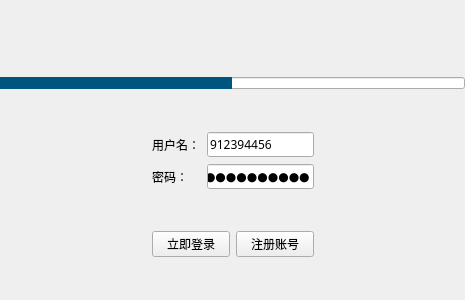
<?xml version="1.0" encoding="UTF-8"?>
<ui version="4.0">
 <class>MainWindow</class>
 <widget class="QMainWindow" name="MainWindow">
  <property name="enabled">
   <bool>true</bool>
  </property>
  <property name="geometry">
   <rect>
    <x>0</x>
    <y>0</y>
    <width>465</width>
    <height>300</height>
   </rect>
  </property>
  <property name="sizePolicy">
   <sizepolicy hsizetype="Fixed" vsizetype="Fixed">
    <horstretch>0</horstretch>
    <verstretch>0</verstretch>
   </sizepolicy>
  </property>
  <property name="minimumSize">
   <size>
    <width>465</width>
    <height>300</height>
   </size>
  </property>
  <property name="maximumSize">
   <size>
    <width>471</width>
    <height>300</height>
   </size>
  </property>
  <property name="windowTitle">
   <string>登录</string>
  </property>
  <property name="windowIcon">
   <iconset resource="res.qrc">
    <normaloff>:/image/ico</normaloff>:/image/ico</iconset>
  </property>
  <widget class="QWidget" name="centralWidget">
   <layout class="QGridLayout" name="gridLayout">
    <property name="leftMargin">
     <number>0</number>
    </property>
    <property name="topMargin">
     <number>0</number>
    </property>
    <property name="rightMargin">
     <number>0</number>
    </property>
    <property name="bottomMargin">
     <number>0</number>
    </property>
    <property name="spacing">
     <number>0</number>
    </property>
    <item row="6" column="1">
     <layout class="QHBoxLayout" name="horizontalLayout">
      <item>
       <widget class="QPushButton" name="loginPushButton">
        <property name="font">
         <font>
          <family>微软雅黑</family>
         </font>
        </property>
        <property name="text">
         <string>立即登录</string>
        </property>
       </widget>
      </item>
      <item>
       <widget class="QPushButton" name="registPushButton">
        <property name="font">
         <font>
          <family>微软雅黑</family>
         </font>
        </property>
        <property name="text">
         <string>注册账号</string>
        </property>
       </widget>
      </item>
     </layout>
    </item>
    <item row="6" column="0">
     <spacer name="horizontalSpacer">
      <property name="orientation">
       <enum>Qt::Horizontal</enum>
      </property>
      <property name="sizeHint" stdset="0">
       <size>
        <width>40</width>
        <height>20</height>
       </size>
      </property>
     </spacer>
    </item>
    <item row="4" column="1">
     <layout class="QFormLayout" name="formLayout">
      <property name="horizontalSpacing">
       <number>7</number>
      </property>
      <property name="verticalSpacing">
       <number>7</number>
      </property>
      <item row="0" column="0">
       <widget class="QLabel" name="userNameLabel">
        <property name="font">
         <font>
          <family>微软雅黑</family>
         </font>
        </property>
        <property name="text">
         <string>用户名：</string>
        </property>
       </widget>
      </item>
      <item row="0" column="1">
       <widget class="QLineEdit" name="userLineEdit">
        <property name="minimumSize">
         <size>
          <width>0</width>
          <height>25</height>
         </size>
        </property>
        <property name="font">
         <font>
          <family>微软雅黑</family>
         </font>
        </property>
        <property name="text">
         <string>912394456</string>
        </property>
       </widget>
      </item>
      <item row="1" column="0">
       <widget class="QLabel" name="pwdLlabel">
        <property name="font">
         <font>
          <family>微软雅黑</family>
         </font>
        </property>
        <property name="text">
         <string>密码：</string>
        </property>
       </widget>
      </item>
      <item row="1" column="1">
       <widget class="QLineEdit" name="pwdLineEdit">
        <property name="minimumSize">
         <size>
          <width>0</width>
          <height>25</height>
         </size>
        </property>
        <property name="font">
         <font>
          <family>微软雅黑</family>
         </font>
        </property>
        <property name="text">
         <string>lzx2000228</string>
        </property>
        <property name="echoMode">
         <enum>QLineEdit::Password</enum>
        </property>
       </widget>
      </item>
     </layout>
    </item>
    <item row="2" column="1">
     <spacer name="verticalSpacer_2">
      <property name="orientation">
       <enum>Qt::Vertical</enum>
      </property>
      <property name="sizeHint" stdset="0">
       <size>
        <width>20</width>
        <height>40</height>
       </size>
      </property>
     </spacer>
    </item>
    <item row="7" column="0">
     <spacer name="verticalSpacer_3">
      <property name="orientation">
       <enum>Qt::Vertical</enum>
      </property>
      <property name="sizeHint" stdset="0">
       <size>
        <width>20</width>
        <height>40</height>
       </size>
      </property>
     </spacer>
    </item>
    <item row="0" column="0" colspan="3">
     <layout class="QVBoxLayout" name="verticalLayout">
      <property name="spacing">
       <number>0</number>
      </property>
      <property name="bottomMargin">
       <number>0</number>
      </property>
      <item>
       <widget class="QLabel" name="label_3">
        <property name="sizePolicy">
         <sizepolicy hsizetype="Fixed" vsizetype="Fixed">
          <horstretch>0</horstretch>
          <verstretch>0</verstretch>
         </sizepolicy>
        </property>
        <property name="minimumSize">
         <size>
          <width>469</width>
          <height>77</height>
         </size>
        </property>
        <property name="maximumSize">
         <size>
          <width>469</width>
          <height>77</height>
         </size>
        </property>
        <property name="styleSheet">
         <string notr="true">background-image: url(:/image/ban.png);</string>
        </property>
        <property name="text">
         <string/>
        </property>
       </widget>
      </item>
      <item>
       <widget class="QProgressBar" name="progressBar">
        <property name="enabled">
         <bool>true</bool>
        </property>
        <property name="sizePolicy">
         <sizepolicy hsizetype="Expanding" vsizetype="Fixed">
          <horstretch>0</horstretch>
          <verstretch>0</verstretch>
         </sizepolicy>
        </property>
        <property name="minimumSize">
         <size>
          <width>0</width>
          <height>10</height>
         </size>
        </property>
        <property name="maximumSize">
         <size>
          <width>16777215</width>
          <height>12</height>
         </size>
        </property>
        <property name="styleSheet">
         <string notr="true">QProgressBar::chunk {
background-color: rgb(0, 85, 127);
}</string>
        </property>
        <property name="minimum">
         <number>0</number>
        </property>
        <property name="maximum">
         <number>0</number>
        </property>
        <property name="value">
         <number>0</number>
        </property>
        <property name="textVisible">
         <bool>false</bool>
        </property>
        <property name="invertedAppearance">
         <bool>false</bool>
        </property>
       </widget>
      </item>
     </layout>
    </item>
    <item row="5" column="1">
     <spacer name="verticalSpacer">
      <property name="orientation">
       <enum>Qt::Vertical</enum>
      </property>
      <property name="sizeHint" stdset="0">
       <size>
        <width>20</width>
        <height>40</height>
       </size>
      </property>
     </spacer>
    </item>
    <item row="6" column="2">
     <spacer name="horizontalSpacer_2">
      <property name="orientation">
       <enum>Qt::Horizontal</enum>
      </property>
      <property name="sizeHint" stdset="0">
       <size>
        <width>40</width>
        <height>20</height>
       </size>
      </property>
     </spacer>
    </item>
   </layout>
  </widget>
  <widget class="QMenuBar" name="menuBar">
   <property name="geometry">
    <rect>
     <x>0</x>
     <y>0</y>
     <width>465</width>
     <height>23</height>
    </rect>
   </property>
  </widget>
 </widget>
 <layoutdefault spacing="6" margin="11"/>
 <resources>
  <include location="res.qrc"/>
 </resources>
 <connections/>
</ui>
